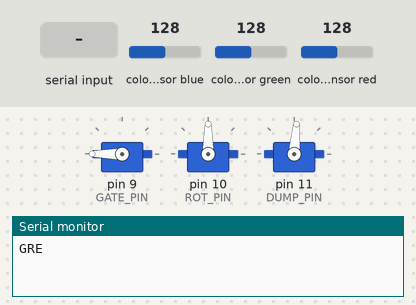
A sketch run on a simulated Arduino Uno, built with avr-gcc and run on an emulated ATmega328P. Parts: 3 × servo, the last lines printed to the serial monitor. The test bench sets the inputs (shaded band); at power-on: colour sensor blue 128, colour sensor green 128, colour sensor red 128.

Above: at 1.2 s.
1.3 s: "REJ\n" received over Serial
At 3.4 s:
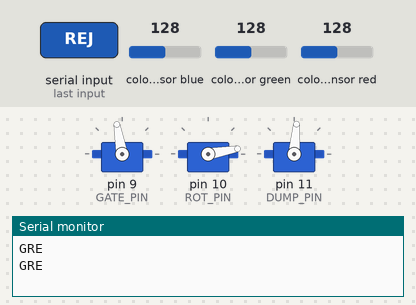
5.5 s: "ACC\n" received over Serial
At 7.0 s:
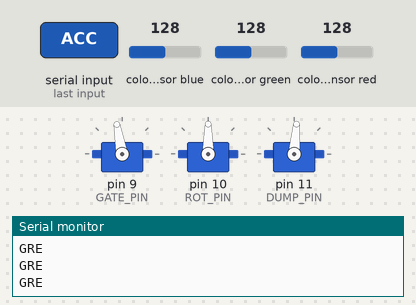
8.7 s: "DIS\n" received over Serial
At 9.9 s:
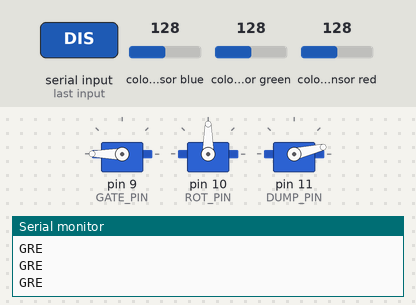
Timing chart, 0 to 12.4 s (numbered marks = the images above; inputs shaded):
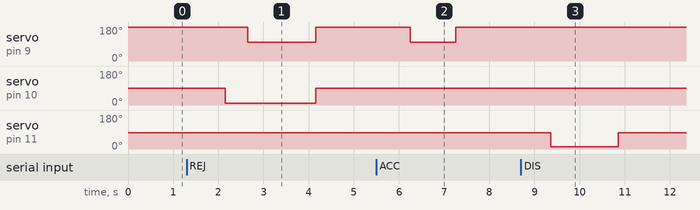

Measured:
- after the input at 1.3 s, servo on pin 9 (GATE_PIN): 180° → 100° after 1.4 s, → 180° 1.5 s later; servo on pin 10 (ROT_PIN): 90° → 10° after 0.85 s, → 90° 2.0 s later
- after the input at 5.5 s, servo on pin 9 (GATE_PIN): 180° → 100° after 0.75 s, → 180° 1.0 s later
- after the input at 8.7 s, servo on pin 11 (DUMP_PIN): 85° → 13° after 0.66 s, → 87° 1.5 s later

The sketch:

Arduino_Display_Code.ino
```cpp
#include "Adafruit_TCS34725.h"
#include <Servo.h>

#define THRESHOLD 60

Adafruit_TCS34725 tcs = Adafruit_TCS34725(TCS34725_INTEGRATIONTIME_101MS, TCS34725_GAIN_4X);

Servo servoGate;
Servo servoRot;
Servo servoDump;

word lux = 0;
byte B = 0;
byte G = 0;
byte R = 0;
byte brightness = 0;

String color = "NON";

const int GATE_PIN = 9; // set pin number, changed from 0 to 9
const int ROT_PIN = 10; // set pin numnber, changed from 2 to 10
const int DUMP_PIN = 11; // set pin number, changed from 1 to 11
int countA = 0;
int countR1 = 0;
int countR2 = 0;
int countR3 = 0;

//int trigpin = // set the trigger pin number
//int echopin = // set the echo pin number

void setup() {
  // put your setup code here, to run once:
  tcs.begin();

  servoGate.attach(GATE_PIN);
  servoRot.attach(ROT_PIN);
  servoDump.attach(DUMP_PIN);
  servoRot.write(90);
  servoGate.write(180);
  servoDump.write(85);

  //pinMode(trigpin, OUTPUT);
  //pinMode(echopin, INPUT);
  Serial.begin(9600);
}

void loop() {
  // put your main code here, to run repeatedly:
  uint16_t r, g, b, c, colorTemp, lux;

  tcs.getRawData(&r, &g, &b, &c);
  // colorTemp = tcs.calculateColorTemperature(r, g, b);
  colorTemp = tcs.calculateColorTemperature_dn40(r, g, b, c);
  lux = tcs.calculateLux(r, g, b);

  if (lux < 50) {
    color = "NON";
  }
  else if (lux > 20000) {
    color = "RED";
  }
  // else if (r > 1600) {
  //   color = "YEL";
  // }
  else if (g > 1000) {
    color = "GRE";
  }
  else {
    color = "BLU";
  }

  /*
  long duration, distance;
  digitalWrite(trigPin, LOW);
  delayMicroseconds(2);
  digitalWrite(trigPin, HIGH);
  delayMicroseconds(10);
  digitalWrite(trigPin, LOW);
  duration = pulseIn(echoPin, HIGH);
  distance = (duration/2) / 29.1;
  */

  //TODO: output distance or duration value

  if (Serial.available() > 0) {
    String command = Serial.readStringUntil('\n'); // Read the command from the QTPy
    String sub = command.substring(0, 3); // Parse the first three characters into a substring

    if (sub == "ACC") {
      servoGate.write(100);
      delay(1000);
      servoGate.write(180);
    }

    if (sub == "REJ") {
      servoRot.write(10);
      delay(500);
      servoGate.write(100);
      delay(1500);
      servoRot.write(90);
      servoGate.write(180);
    }

    if (sub == "DIS") {
      servoDump.write(13);
      delay(1500);
      servoDump.write(87);
      delay(1500);
    }
  }

  delay(1000);
  Serial.println(color);

}
```
